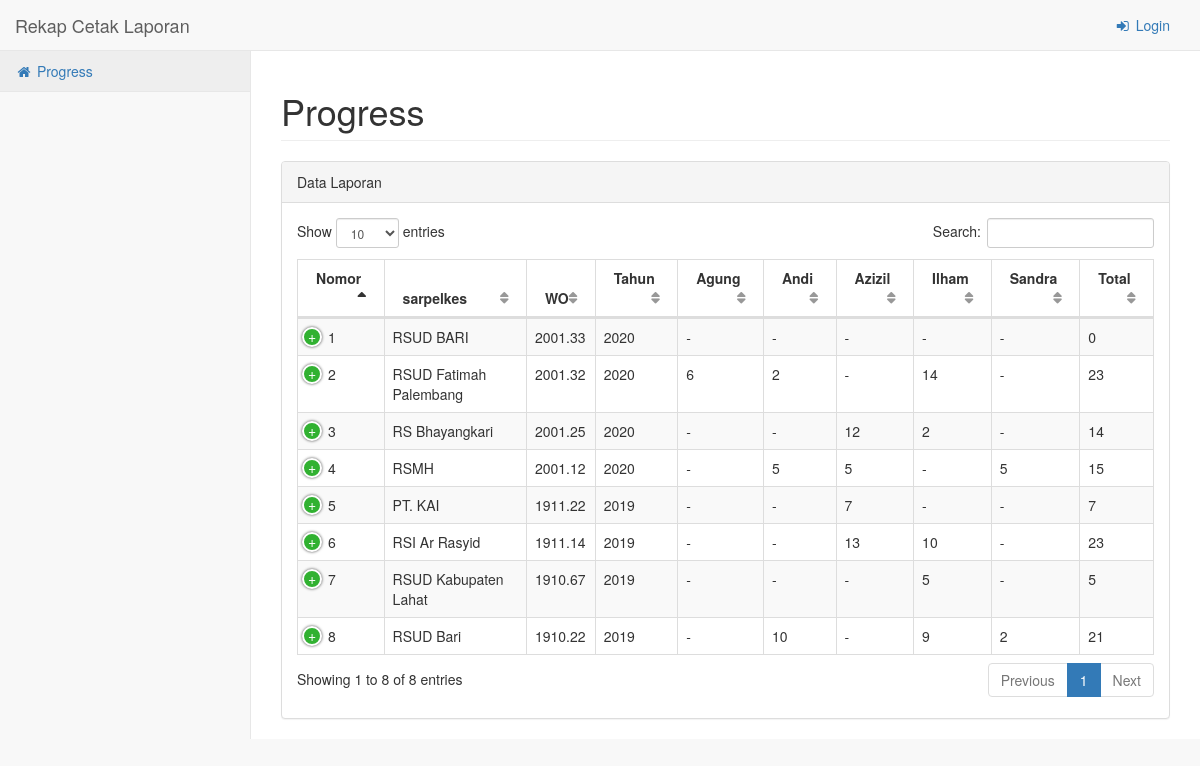
Before: /rekap with the older database file.
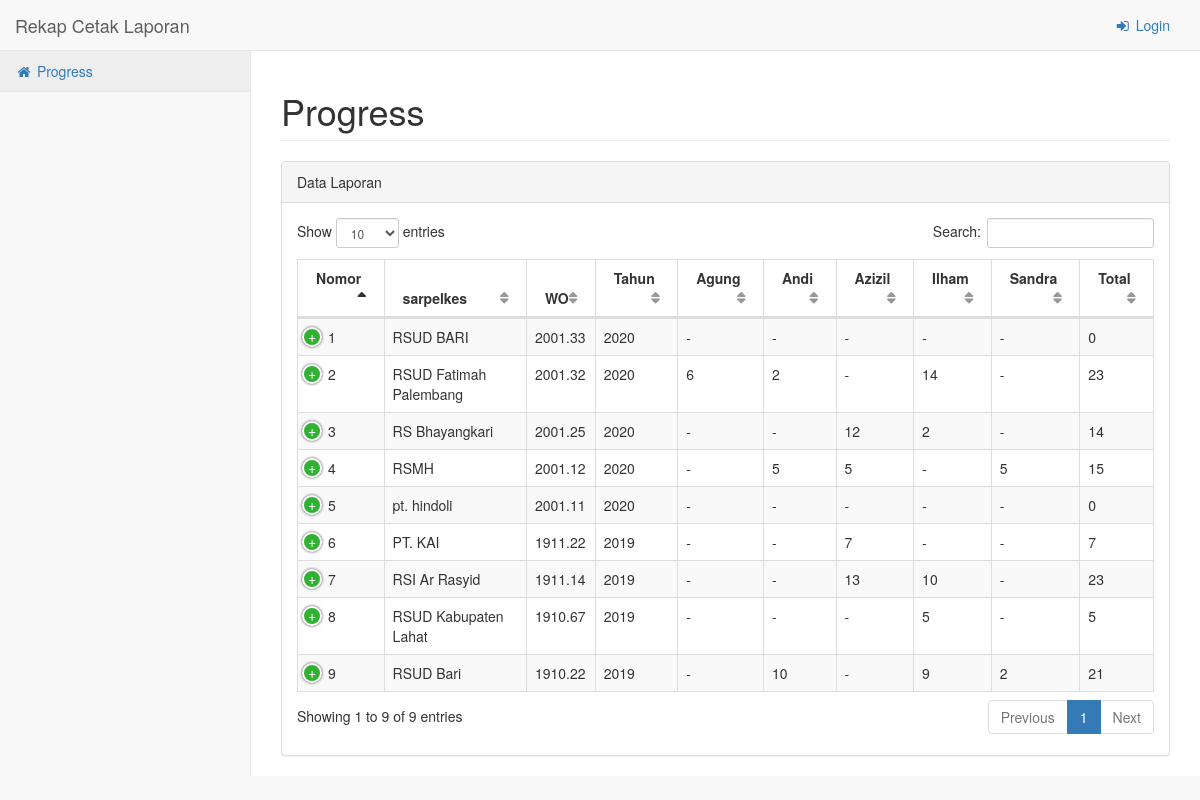
After: the same page with the newer database file.
### app/models.py (models this page shows, shortened)
class Rekap(db.Model):
    nomor = db.Column(db.Integer, primary_key=True)
    sarpelkes = db.Column(db.String(55), nullable=False)
    nomorwo = db.Column(db.String(8), nullable=False)
    tahun = db.Column(db.Integer)
    agung = db.Column(db.Integer)
    andi = db.Column(db.Integer)
    azizil = db.Column(db.Integer)
    ilham = db.Column(db.Integer)
    sandra = db.Column(db.Integer)
    total = db.Column(db.Integer)
    keterangan = db.Column(db.String(55))
    tgl_kirim = db.Column(db.DateTime)
    cetak = db.relationship('Cetak', backref='rekap', lazy='dynamic')

### app/rekap/routes.py (the view)
@mod.route('/')
@mod.route('/rekap')
def index():
    data = Rekap.query.order_by(Rekap.nomorwo.desc()).all()
    return render_template('beranda.html', title='Progress', page='Progress', data=data)

### app/templates/beranda.html (shortened to what this page needs)
{% extends 'base.html' %}
{% block cssTables %}
    <link href="{{ url_for('static', filename='vendor/datatables-plugins/dataTables.bootstrap.css') }}" rel="stylesheet">
    <link href="{{ url_for('static', filename='vendor/datatables-responsive/dataTables.responsive.css') }}" rel="stylesheet">
{% endblock cssTables %}
{% block content %}
<div class="row">
    <div class="col-lg-12">
        <div class="panel panel-default">
            <div class="panel-heading">
                Data Laporan
            </div>
            <div class="panel-body">
                <table width="100%" class="table table-striped table-bordered table-hover" id="dataRekap">
                    <thead>
                        <tr>
                            <th>Nomor</th>
                            <th>sarpelkes</th>
                            <th>WO</th>
                            <th>Tahun</th>
                            <th>Agung</th>
                            <th>Andi</th>
                            <th>Azizil</th>
                            <th>Ilham</th>
                            <th>Sandra</th>
                            <th>Total</th>
                        </tr>
                    </thead>
                    <tbody>
                    {% for i in data %}
                        <tr>
                            <td>{{ loop.index }}</td>
                            <td>{{ i.sarpelkes }}</td>
                            <td>{{ i.nomorwo }}</td>
                            <td>{{ i.tahun }}</td>
                            <td>{{ i.agung }}</td>
                            <td>{{ i.andi }}</td>
                            <td>{{ i.azizil }}</td>
                            <td>{{ i.ilham }}</td>
                            <td>{{ i.sandra }}</td>
                            <td>{{ i.total }}</td>
                        </tr>
                    {% endfor %}
                    </tbody>
                </table>
            </div>
        </div>
    </div>
</div>
{% endblock content %}

### app/templates/base.html (shortened to what this page needs)
<!DOCTYPE html>
<html lang="en">
<head>
    <link href="{{ url_for('static', filename='vendor/bootstrap/css/bootstrap.min.css') }}" rel="stylesheet">
    {% block cssTables %}{% endblock cssTables %}
    <link href="{{ url_for('static', filename='dist/css/sb-admin-2.css') }}" rel="stylesheet">
    <link href="{{ url_for('static', filename='vendor/font-awesome/css/font-awesome.min.css') }}" rel="stylesheet" type="text/css">
</head>
<body>
    <div id="wrapper">
        <nav class="navbar navbar-default navbar-static-top" role="navigation" style="margin-bottom: 0">
            <div class="navbar-header">
                <a class="navbar-brand" href="{{ url_for('rekap.index') }}">Rekap Cetak Laporan</a>
            </div>
            <ul class="nav navbar-top-links navbar-right">
                {% if 'username' in session %}
                    <li><a href="{{ url_for('auth.logout') }}"><i class="fa fa-sign-out fa-fw"></i> Logout</a></li>
                {% else %}
                    <li><a href="{{ url_for('auth.login') }}"><i class="fa fa-sign-in fa-fw"></i> Login</a></li>
                {% endif %}
            </ul>
            <div class="navbar-default sidebar" role="navigation">
                <div class="sidebar-nav navbar-collapse">
                    <ul class="nav" id="side-menu">
                        <li>
                            <a href="{{ url_for('rekap.index') }}"><i class="fa fa-home fa-fw"></i> Progress</a>
                        </li>
                    </ul>
                </div>
            </div>
        </nav>
        <div id="page-wrapper">
            <div class="row">
                <div class="col-lg-12">
                    <h1 class="page-header">{{ page }}</h1>
                </div>
            </div>
            {% block content %}{% endblock content %}
        </div>
    </div>
</body>
</html>

Changed rows visible on the page:
added Rekap: sarpelkes "pt. hindoli", nomorwo "2001.11", tahun "2020", agung "-", andi "-", azizil "-", ilham "-", sandra "-", total "0"
Other visible differences:
text written by a page script: "Show entries Search: Showing 1 to 8 of 8 entries Previous 1 Next" → "Show entries Search: Showing 1 to 9 of 9 entries Previous 1 Next"
